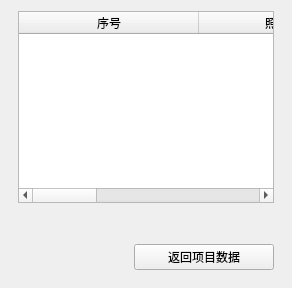
                     <widget class="QWidget" name="page_11">
                      <layout class="QVBoxLayout" name="verticalLayout_35">
                       <property name="leftMargin">
                        <number>18</number>
                       </property>
                       <property name="rightMargin">
                        <number>18</number>
                       </property>
                       <property name="bottomMargin">
                        <number>18</number>
                       </property>
                       <item>
                        <widget class="QTableWidget" name="tableWidgetCoord_4">
                         <property name="editTriggers">
                          <set>QAbstractItemView::NoEditTriggers</set>
                         </property>
                         <property name="selectionBehavior">
                          <enum>QAbstractItemView::SelectRows</enum>
                         </property>
                         <property name="verticalScrollMode">
                          <enum>QAbstractItemView::ScrollPerPixel</enum>
                         </property>
                         <property name="horizontalScrollMode">
                          <enum>QAbstractItemView::ScrollPerPixel</enum>
                         </property>
                         <attribute name="horizontalHeaderDefaultSectionSize">
                          <number>180</number>
                         </attribute>
                         <attribute name="horizontalHeaderStretchLastSection">
                          <bool>true</bool>
                         </attribute>
                         <attribute name="verticalHeaderVisible">
                          <bool>false</bool>
                         </attribute>
                         <attribute name="verticalHeaderDefaultSectionSize">
                          <number>25</number>
                         </attribute>
                         <column>
                          <property name="text">
                           <string>序号</string>
                          </property>
                         </column>
                         <column>
                          <property name="text">
                           <string>照片名称</string>
                          </property>
                         </column>
                         <column>
                          <property name="text">
                           <string>经度(x)</string>
                          </property>
                         </column>
                         <column>
                          <property name="text">
                           <string>纬度(y)</string>
                          </property>
                         </column>
                         <column>
                          <property name="text">
                           <string>高程(h)</string>
                          </property>
                         </column>
                        </widget>
                       </item>
                       <item>
                        <layout class="QHBoxLayout" name="horizontalLayout_34">
                         <property name="topMargin">
                          <number>9</number>
                         </property>
                         <item>
                          <spacer name="horizontalSpacer_15">
                           <property name="orientation">
                            <enum>Qt::Horizontal</enum>
                           </property>
                           <property name="sizeHint" stdset="0">
                            <size>
                             <width>40</width>
                             <height>20</height>
                            </size>
                           </property>
                          </spacer>
                         </item>
                         <item>
                          <widget class="PaginationCtrl" name="widget_page_pos_submit" native="true">
                           <property name="minimumSize">
                            <size>
                             <width>0</width>
                             <height>0</height>
                            </size>
                           </property>
                           <layout class="QHBoxLayout" name="horizontalLayout_69">
                            <property name="leftMargin">
                             <number>0</number>
                            </property>
                            <property name="topMargin">
                             <number>0</number>
                            </property>
                            <property name="rightMargin">
                             <number>0</number>
                            </property>
                            <property name="bottomMargin">
                             <number>0</number>
                            </property>
                           </layout>
                          </widget>
                         </item>
                        </layout>
                       </item>
                       <item>
                        <layout class="QHBoxLayout" name="horizontalLayout_35">
                         <property name="spacing">
                          <number>20</number>
                         </property>
                         <property name="topMargin">
                          <number>0</number>
                         </property>
                         <item>
                          <spacer name="horizontalSpacer_16">
                           <property name="orientation">
                            <enum>Qt::Horizontal</enum>
                           </property>
                           <property name="sizeHint" stdset="0">
                            <size>
                             <width>40</width>
                             <height>20</height>
                            </size>
                           </property>
                          </spacer>
                         </item>
                         <item>
                          <widget class="StyleButton140" name="btnBacktoProject4">
                           <property name="minimumSize">
                            <size>
                             <width>140</width>
                             <height>0</height>
                            </size>
                           </property>
                           <property name="maximumSize">
                            <size>
                             <width>140</width>
                             <height>16777215</height>
                            </size>
                           </property>
                           <property name="text">
                            <string>返回项目数据</string>
                           </property>
                          </widget>
                         </item>
                        </layout>
                       </item>
                      </layout>
                     </widget>
